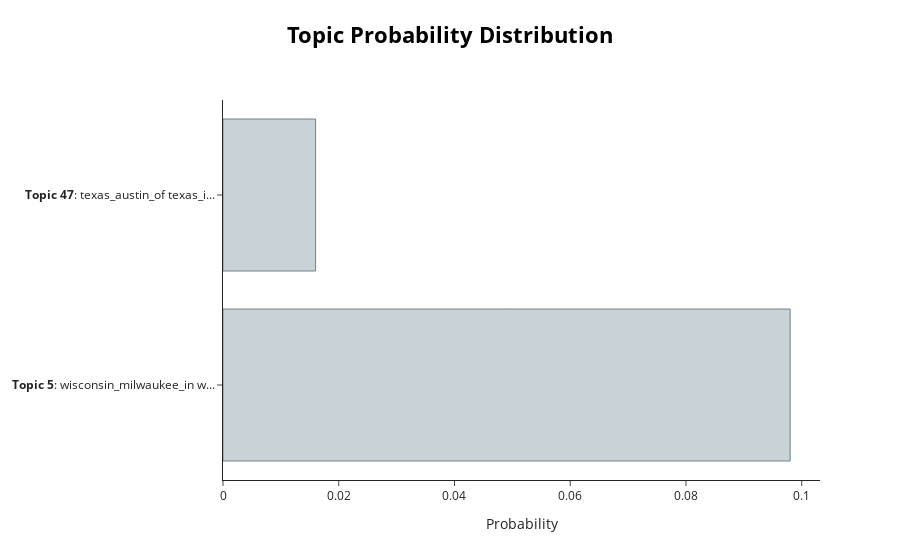

Here is the notebook cell this chart was saved with:
### Code cell
topic_model.visualize_distribution(probs[2], min_probability=0.015) #to understand how confident BERTopic is that certain topics can be found in a document.

### Figure 1 — Plotly figure (JSON) as saved in the notebook; plotly's stock layout.template omitted (floating-point values rounded to 4 significant figures)
{"data": [{"marker": {"color": "#C8D2D7", "line": {"color": "#6E8484", "width": 1}}, "orientation": "h", "type": "bar", "x": [0.098, 0.016], "y": ["<b>Topic 5</b>: wisconsin_milwaukee_in w...", "<b>Topic 47</b>: texas_austin_of texas_i..."]}], "layout": {"hoverlabel": {"bgcolor": "white", "font": {"family": "Rockwell", "size": 16}}, "title": {"font": {"color": "Black", "size": 22}, "text": "<b>Topic Probability Distribution", "x": 0.5, "xanchor": "center", "y": 0.95, "yanchor": "top"}, "xaxis": {"title": {"text": "Probability"}}}}
